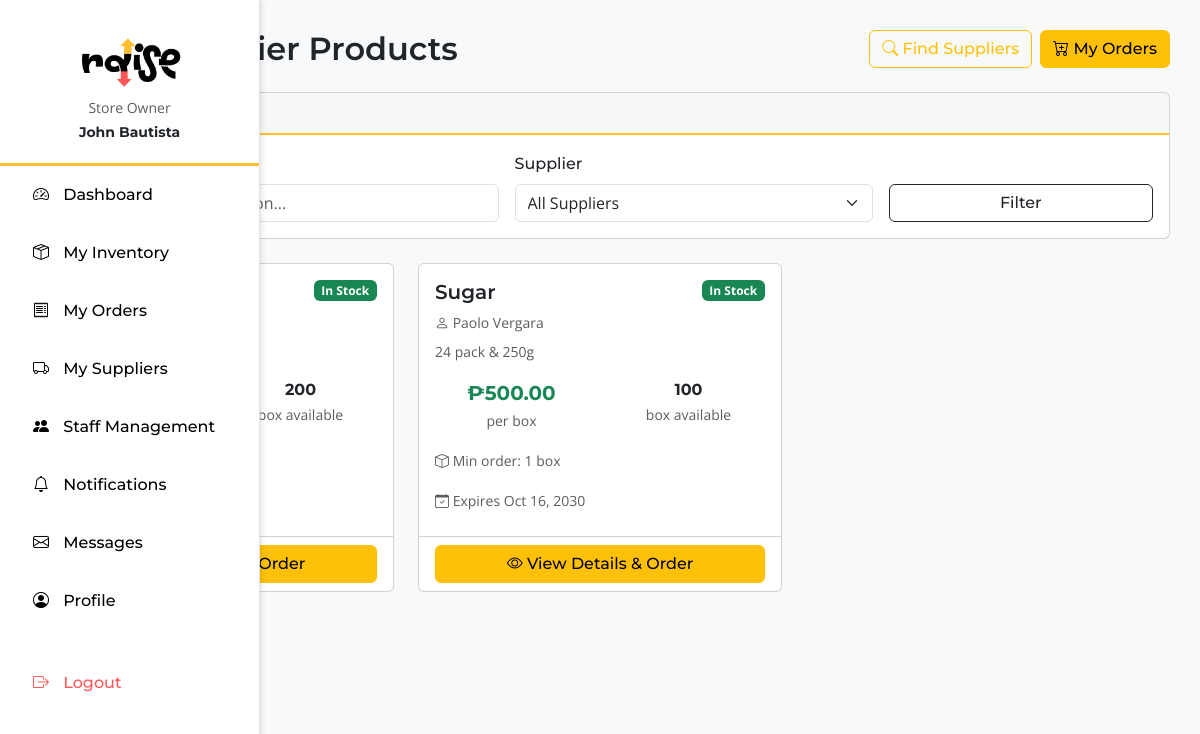
Page /owner/browse-products/ (signed in) on the committed database.
### myapp/models.py (models this page shows, shortened)
class SupplierProduct(models.Model):
    CATEGORY_CHOICES = [
        ('beverages', 'Beverages'),
        ('canned_goods', 'Canned Goods'),
        ('condiments', 'Condiments & Sauces'),
        ('dairy', 'Dairy Products'),
        ('snacks', 'Snacks & Chips'),
        ('instant_noodles', 'Instant Noodles'),
        ('rice_grains', 'Rice & Grains'),
        ('cooking_oil', 'Cooking Oil'),
        ('personal_care', 'Personal Care'),
        ('household', 'Household Items'),
        ('frozen', 'Frozen Foods'),
        ('bread_bakery', 'Bread & Bakery'),
        ('candy_sweets', 'Candy & Sweets'),
        ('cigarettes', 'Cigarettes & Tobacco'),
        ('other', 'Other'),
    ]
    UNIT_CHOICES = [
        ('pcs', 'Pieces'),
        ('pack', 'Pack'),
        ('box', 'Box'),
        ('kg', 'Kilogram'),
        ('g', 'Gram'),
        ('liter', 'Liter'),
        ('ml', 'Milliliter'),
        ('bottle', 'Bottle'),
        ('can', 'Can'),
        ('sachet', 'Sachet'),
        ('bag', 'Bag'),
        ('sack', 'Sack'),
        ('dozen', 'Dozen'),
    ]
    supplier = models.ForeignKey(User, on_delete=models.CASCADE, related_name='supplier_products')
    name = models.CharField(max_length=200)
    category = models.CharField(max_length=50, choices=CATEGORY_CHOICES, default='other')
    description = models.TextField(blank=True)
    unit_price = models.DecimalField(max_digits=10, decimal_places=2)
    available_stock = models.IntegerField(default=0)
    minimum_order_quantity = models.IntegerField(default=1)
    unit = models.CharField(max_length=50, choices=UNIT_CHOICES, default='pcs')
    manufactured_date = models.DateField(null=True, blank=True, help_text="Date when the product was manufactured")
    expiration_date = models.DateField(null=True, blank=True, help_text="Date when the product expires")
    is_active = models.BooleanField(default=True)
    low_stock_threshold = models.IntegerField(default=10)
    created_at = models.DateTimeField(auto_now_add=True)
    updated_at = models.DateTimeField(auto_now=True)
    @property
    def is_low_stock(self):
        return self.available_stock <= self.low_stock_threshold
    def is_expired(self):
        if self.expiration_date:
            from django.utils import timezone
            return timezone.now().date() > self.expiration_date
        return False
    def days_until_expiration(self):
        if self.expiration_date:
            from django.utils import timezone
            today = timezone.now().date()
            if self.expiration_date >= today:
                return (self.expiration_date - today).days
            else:
                return 0  # Already expired
        return None
    def is_near_expiration(self, days_threshold=7):
        days_left = self.days_until_expiration()
        if days_left is not None:
            return days_left <= days_threshold
        return False
    class Meta:
        ordering = ['name']
        unique_together = ['supplier', 'name']

### myapp/owner_views.py (the view)
# urls.py: path('owner/browse-products/', owner_views.browse_supplier_products, name='browse_supplier_products'),
@owner_required
def browse_supplier_products(request):
    connected_suppliers = Supplier.objects.filter(owner=request.user, is_active=True)
    supplier_profiles = [s.supplier_profile for s in connected_suppliers if s.supplier_profile]
    products = SupplierProduct.objects.filter(
        supplier__in=[sp.user for sp in supplier_profiles],
        is_active=True
    ).select_related('supplier')
    search = request.GET.get('search', '')
    if search:
        products = products.filter(
            Q(name__icontains=search) |
            Q(description__icontains=search)
        )
    supplier_filter = request.GET.get('supplier', '')
    if supplier_filter:
        products = products.filter(supplier__id=supplier_filter)
    available_suppliers = [sp.user for sp in supplier_profiles]
    context = {
        'products': products,
        'search': search,
        'supplier_filter': supplier_filter,
        'available_suppliers': available_suppliers,
        'connected_suppliers_count': len(supplier_profiles),
    }
    return render(request, 'owner/browse_supplier_products.html', context)

### myapp/templates/owner/browse_supplier_products.html (shortened to what this page needs)
{% extends 'owner/base.html' %}
{% block content %}
<div class="d-flex justify-content-between align-items-center mb-4">
  <h2 class="mb-0">Browse Supplier Products</h2>
  <div class="d-flex gap-2">
    <a href="{% url 'owner_search_suppliers' %}" class="btn btn-outline-warning">
      <i class="bi bi-search"></i> Find Suppliers
    </a>
    <a href="{% url 'owner_supplier_orders' %}" class="btn btn-warning">
      <i class="bi bi-cart-plus"></i> My Orders
    </a>
  </div>
</div>
{% if connected_suppliers_count == 0 %}
<div class="alert alert-info">
  <i class="bi bi-info-circle"></i>
  <strong>No Connected Suppliers</strong><br>
  You need to connect with suppliers first to browse their products.
  <a href="{% url 'owner_search_suppliers' %}" class="alert-link">Search for suppliers</a> to get started.
</div>
{% else %}
<div class="card mb-4">
  <div class="card-header">
    <h5 class="mb-0">Filter Products</h5>
  </div>
  <div class="card-body">
    <form method="get" class="row g-3">
      <div class="col-md-5">
        <label for="search" class="form-label">Search</label>
        <input type="text" class="form-control" id="search" name="search" value="{{ search }}" placeholder="Product name or description...">
      </div>
      <div class="col-md-4">
        <label for="supplier" class="form-label">Supplier</label>
        <select class="form-select" id="supplier" name="supplier">
          <option value="">All Suppliers</option>
        </select>
      </div>
      <div class="col-md-3">
        <label class="form-label">&nbsp;</label>
        <div class="d-grid">
          <button type="submit" class="btn btn-outline-dark">Filter</button>
        </div>
      </div>
    </form>
  </div>
</div>
<div class="row">
  {% if products %}
    {% for product in products %}
    <div class="col-md-6 col-lg-4 mb-4">
      <div class="card h-100">
        <div class="card-body">
          <div class="d-flex justify-content-between align-items-start mb-2">
            <h5 class="card-title mb-0">{{ product.name }}</h5>
            {% if product.is_low_stock %}
              <span class="badge bg-warning">Low Stock</span>
            {% else %}
              <span class="badge bg-success">In Stock</span>
            {% endif %}
          </div>
          <p class="text-muted small mb-2">
            <i class="bi bi-person"></i> {{ product.supplier.first_name|default:product.supplier.username }}
          </p>
          {% if product.description %}
          <p class="card-text small text-muted">{{ product.description|truncatewords:15 }}</p>
          {% endif %}
          <div class="row mb-3">
            <div class="col-6">
              <div class="text-center">
                <div class="fw-bold text-success fs-5">₱{{ product.unit_price|floatformat:2 }}</div>
                <small class="text-muted">per {{ product.unit }}</small>
              </div>
            </div>
            <div class="col-6">
              <div class="text-center">
                <div class="fw-bold">{{ product.available_stock }}</div>
                <small class="text-muted">{{ product.unit }} available</small>
              </div>
            </div>
          </div>
          <div class="mb-3">
            <small class="text-muted">
              <i class="bi bi-box"></i> Min order: {{ product.minimum_order_quantity }} {{ product.unit }}
            </small>
          </div>
          {% if product.expiration_date %}
          <div class="mb-2">
            {% if product.is_expired %}
              <span class="badge bg-danger w-100">
                <i class="bi bi-exclamation-triangle"></i> Expired {{ product.expiration_date|date:"M d, Y" }}
              </span>
            {% elif product.is_near_expiration %}
              <span class="badge bg-warning text-dark w-100">
                <i class="bi bi-clock"></i> Expires {{ product.expiration_date|date:"M d, Y" }}
              </span>
            {% else %}
              <small class="text-muted">
                <i class="bi bi-calendar-check"></i> Expires {{ product.expiration_date|date:"M d, Y" }}
              </small>
            {% endif %}
          </div>
          {% endif %}
        </div>
        <div class="card-footer bg-transparent">
          <div class="d-grid">
            <a href="{% url 'supplier_product_detail' product.pk %}" class="btn btn-warning">
              <i class="bi bi-eye"></i> View Details & Order
            </a>
          </div>
        </div>
      </div>
    </div>
    {% endfor %}
  {% endif %}
</div>
{% endif %}
{% endblock %}

### myapp/templates/owner/base.html (shortened to what this page needs)
{% load static %}
<!DOCTYPE html>
<html lang="en">
<head>
  <link href="https://cdn.jsdelivr.net/npm/bootstrap@5.3.3/dist/css/bootstrap.min.css" rel="stylesheet">
  <link href="https://cdn.jsdelivr.net/npm/bootstrap-icons@1.11.3/font/bootstrap-icons.css" rel="stylesheet">
  <link rel="stylesheet" href="{% static 'css/style.css' %}">
  <link rel="stylesheet" href="{% static 'css/mobile-enhancements.css' %}">
  <link rel="stylesheet" href="{% static 'css/responsive-design.css' %}">
  <link rel="stylesheet" href="{% static 'css/layout-fix.css' %}">
</head>
<body>
  <div class="container-fluid">
    <div class="row">
      <nav class="col-md-2 d-md-block sidebar p-0" id="sidebar">
        <div class="position-sticky pt-3">
          <div class="logo-container">
            <img src="{% static 'img/raise_logo.png' %}" alt="Raise Logo" class="img-fluid mb-2">
            <p class="text-muted small mb-1">Store Owner</p>
            <p class="text-dark small fw-bold mb-0">{{ request.user.first_name }}</p>
          </div>
          <ul class="nav flex-column">
            <li class="nav-item">
              <a class="nav-link {% if request.resolver_match.url_name == 'owner_dashboard' %}active{% endif %}" href="{% url 'owner_dashboard' %}">
                <i class="bi bi-speedometer2"></i> Dashboard
              </a>
            </li>
            <li class="nav-item">
              <a class="nav-link {% if 'inventory' in request.path %}active{% endif %}" href="{% url 'owner_inventory_list' %}">
                <i class="bi bi-box-seam"></i> My Inventory
              </a>
            </li>
            <li class="nav-item">
              <a class="nav-link {% if 'supplier-orders' in request.path %}active{% endif %}" href="{% url 'owner_supplier_orders' %}">
                <i class="bi bi-receipt"></i> My Orders
              </a>
            </li>
            <li class="nav-item">
              <a class="nav-link {% if 'suppliers' in request.path or 'search-suppliers' in request.path or 'connection' in request.path %}active{% endif %}" href="{% url 'owner_supplier_list' %}">
                <i class="bi bi-truck"></i> My Suppliers
              </a>
            </li>
            <li class="nav-item">
              <a class="nav-link {% if 'staff' in request.path %}active{% endif %}" href="{% url 'owner_staff_list' %}">
                <i class="bi bi-people-fill"></i> Staff Management
              </a>
            </li>
            <li class="nav-item">
              <a class="nav-link {% if 'notifications' in request.path %}active{% endif %}" href="{% url 'notification_list' %}">
                <i class="bi bi-bell"></i>
                <span class="sidebar-notification-label"> Notifications</span>
              </a>
            </li>
            <li class="nav-item">
              <a class="nav-link {% if 'messages' in request.path %}active{% endif %}" href="{% url 'message_list' %}">
                <i class="bi bi-envelope"></i>
                <span class="sidebar-message-label"> Messages</span>
              </a>
            </li>
            <li class="nav-item">
              <a class="nav-link {% if 'profile' in request.path %}active{% endif %}" href="{% url 'owner_profile' %}">
                <i class="bi bi-person-circle"></i> Profile
              </a>
            </li>
            <li class="nav-item mt-4">
              <a class="nav-link text-danger" href="{% url 'logout' %}">
                <i class="bi bi-box-arrow-right"></i> Logout
              </a>
            </li>
          </ul>
        </div>
      </nav>
      <main class="col-md-10 ms-sm-auto main-content">
        {% block content %}{% endblock %}
      </main>
    </div>
  </div>
</body>
</html>

### rows in the picture
SupplierProduct: low_stock_threshold "In Stock", available_stock "200", unit "box"
SupplierProduct: name "Sugar", low_stock_threshold "In Stock", supplier.first_name "Paolo Vergara", description "24 pack & 250g", unit_price "500.00", unit "box", available_stock "100", minimum_order_quantity "1", expiration_date "Oct 16, 2030"

### other values in the picture
{{ request.user.first_name }} "John Bautista"
